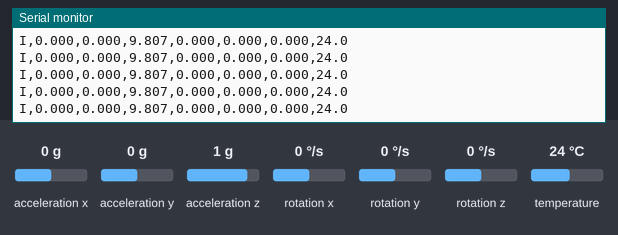
Bench run of a sketch on a simulated ESP32. On the bench: the last lines printed to the serial monitor. Inputs (shaded band) come from the test bench; at power-on: acceleration x 0 g, acceleration y 0 g, acceleration z 1 g, rotation x 0 °/s, rotation y 0 °/s, rotation z 0 °/s, temperature 24 °C.

Above: at 1.8 s.
1.9 s: acceleration x set to -1.4 g
At 1.92 s:
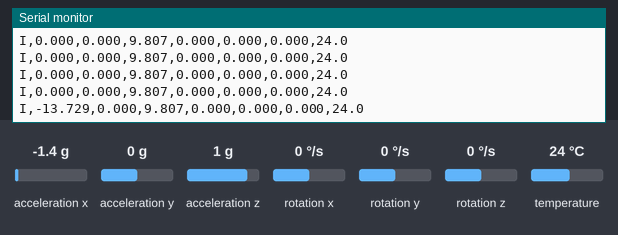
3.4 s: acceleration y set to -1.4 g
At 3.42 s:
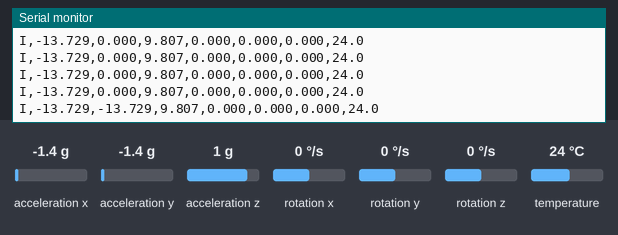
4.9 s: acceleration z set to -1.4 g
At 4.92 s:
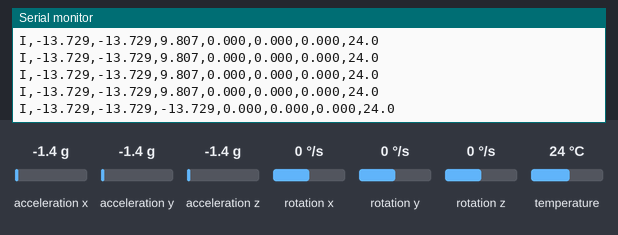
6.4 s: rotation x set to -192 °/s
At 6.42 s:
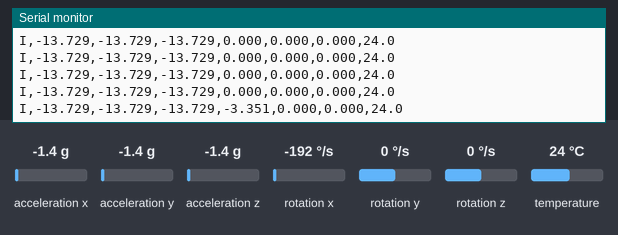
7.9 s: rotation y set to -192 °/s
At 7.92 s:
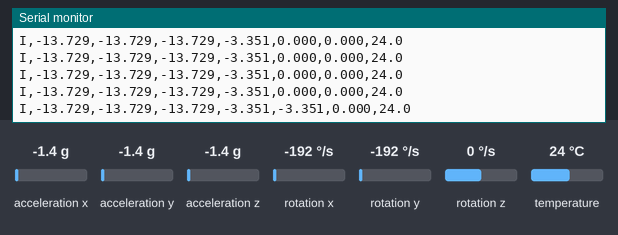

Measured:
- after the input at 1.9 s, the serial monitor: prints a new line at once (image 1)
- after the input at 3.4 s, the serial monitor: prints a new line at once (image 2)
- after the input at 4.9 s, the serial monitor: prints a new line at once (image 3)
- after the input at 6.4 s, the serial monitor: prints a new line at once (image 4)
- after the input at 7.9 s, the serial monitor: prints a new line at once (image 5)

The sketch:

imu_publisher.ino
```cpp
/**
 * ISIMM ROBOT — ESP32 Sensor Node
 *
 * MPU6050 avec bibliothèque Adafruit.
 *
 * Connexion :
 *   MPU6050 VCC -> ESP32 3.3V
 *   MPU6050 GND -> ESP32 GND
 *   MPU6050 SDA -> ESP32 GPIO 21
 *   MPU6050 SCL -> ESP32 GPIO 22
 *
 * Protocole série USB : 115200 bauds
 *
 * Boot :
 *   READY
 *
 * IMU :
 *   I,<ax>,<ay>,<az>,<gx>,<gy>,<gz>,<temp>
 *
 * Unités :
 *   accélération : m/s²
 *   vitesse angulaire : rad/s
 *   température : °C
 *
 * Ultrasons futurs :
 *   U,<fl>,<fr>,<rl>,<rr>
 */

#include <Wire.h>
#include <Adafruit_MPU6050.h>
#include <Adafruit_Sensor.h>

static const int SDA_PIN = 21;
static const int SCL_PIN = 22;

static const unsigned long SEND_PERIOD_MS = 50;  // 20 Hz

Adafruit_MPU6050 mpu;

unsigned long lastSend = 0;
bool mpuOk = false;


/* =========================================================
 * INITIALISATION MPU6050
 * ========================================================= */

bool initMPU() {

  Serial.println("INIT_MPU");

  if (!mpu.begin()) {
    Serial.println("E,MPU_FAIL");
    return false;
  }

  /*
   * Accéléromètre ±2G
   *
   * Le robot est mobile mais ±2G suffit normalement
   * pour les accélérations classiques.
   */
  mpu.setAccelerometerRange(MPU6050_RANGE_2_G);

  /*
   * Gyroscope ±250 deg/s
   */
  mpu.setGyroRange(MPU6050_RANGE_250_DEG);

  /*
   * Filtre passe-bas.
   * 21 Hz est adapté à une utilisation robotique
   * avec publication IMU à 20 Hz.
   */
  mpu.setFilterBandwidth(MPU6050_BAND_21_HZ);

  delay(100);

  Serial.println("MPU_OK");

  return true;
}


/* =========================================================
 * SETUP
 * ========================================================= */

void setup() {

  Serial.begin(115200);

  delay(500);

  /*
   * I2C ESP32
   */
  Wire.begin(SDA_PIN, SCL_PIN);

  /*
   * 100 kHz pour maximiser la robustesse.
   * On pourra passer à 400 kHz plus tard.
   */
  Wire.setClock(100000);

  /*
   * Initialisation MPU6050
   */
  mpuOk = initMPU();

  if (mpuOk) {
    Serial.println("READY");
  } else {
    Serial.println("E,MPU_FAIL");
  }

  lastSend = millis();
}


/* =========================================================
 * LOOP
 * ========================================================= */

void loop() {

  unsigned long now = millis();

  /*
   * Publication à 20 Hz
   */
  if (now - lastSend < SEND_PERIOD_MS) {
    return;
  }

  lastSend = now;


  /* ---------------------------------------------------------
   * Si le MPU n'a pas été initialisé, on réessaie.
   * --------------------------------------------------------- */

  if (!mpuOk) {

    mpuOk = initMPU();

    if (!mpuOk) {
      delay(1000);
      return;
    }

    Serial.println("READY");
  }


  /* ---------------------------------------------------------
   * Lecture MPU6050
   * --------------------------------------------------------- */

  sensors_event_t acceleration;
  sensors_event_t gyro;
  sensors_event_t temperature;

  mpu.getEvent(
    &acceleration,
    &gyro,
    &temperature
  );


  /* ---------------------------------------------------------
   * Vérification basique
   * --------------------------------------------------------- */

  if (!isfinite(acceleration.acceleration.x) ||
      !isfinite(acceleration.acceleration.y) ||
      !isfinite(acceleration.acceleration.z) ||
      !isfinite(gyro.gyro.x) ||
      !isfinite(gyro.gyro.y) ||
      !isfinite(gyro.gyro.z)) {

    mpuOk = false;

    Serial.println("E,MPU_FAIL");

    return;
  }


  /* ---------------------------------------------------------
   * Envoi ROS 2 / Python
   *
   * Format EXACT :
   *
   * I,ax,ay,az,gx,gy,gz,temp
   * --------------------------------------------------------- */

  Serial.printf(
    "I,%.3f,%.3f,%.3f,%.3f,%.3f,%.3f,%.1f\n",

    acceleration.acceleration.x,
    acceleration.acceleration.y,
    acceleration.acceleration.z,

    gyro.gyro.x,
    gyro.gyro.y,
    gyro.gyro.z,

    temperature.temperature
  );


  /* =========================================================
   * ULTRASONS FUTURS
   *
   * Lorsque les HC-SR04 seront ajoutés :
   *
   * float fl = ...;
   * float fr = ...;
   * float rl = ...;
   * float rr = ...;
   *
   * Serial.printf(
   *   "U,%.2f,%.2f,%.2f,%.2f\n",
   *   fl, fr, rl, rr
   * );
   *
   * ========================================================= */
}
```
